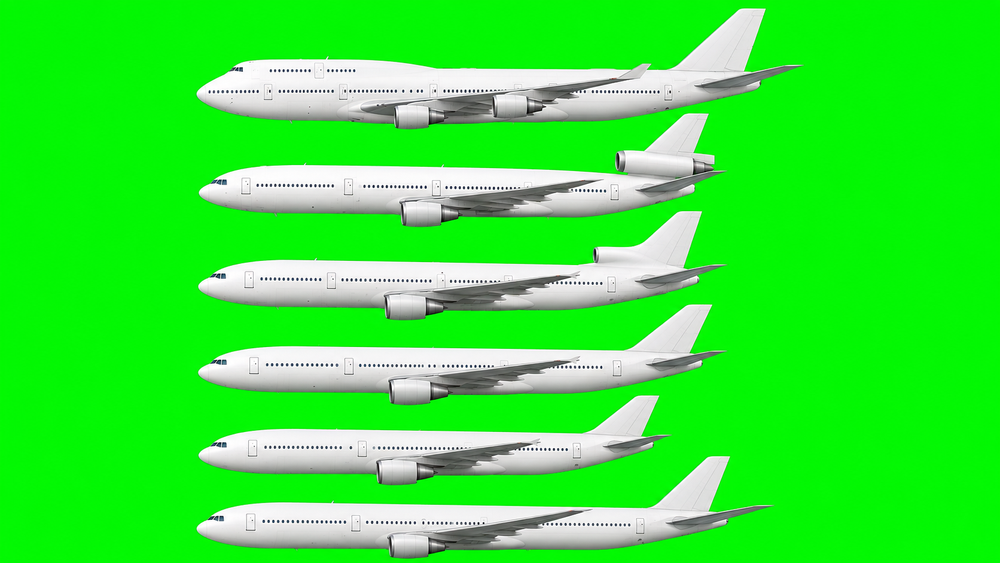
#> input picture assets/Planes.png, 1000 x 563 px, shrunk from 1672 x 941 before the run; its folder holds 4 pictures in this run
$ python flight-art.py
#> lines starting #> are read from the running program, lines starting #| are printed output that depends on the picture
# The flight art from the source images into assets/flight/.
#   python tools/flight-art.py [source folder]   (tools/flight-src by default)
# Source files:
# - the module's plane side views (assets/Planes.png, or planes-sheet.webp in the folder), white,
#   nose to the left, on green, one above the other in this order: 747, DC-10, L-1011, 767, A300
#   (a sixth, if there, is left out);
# - the cabin with green-screen windows: assets/80sPlaneInterior-realistic2.png (kept with the
#   module; the first version, -realistic.png, if there is no second), else cabin.webp in the folder;
#   "cabin" as the first argument keys only the cabin;
# - optionally liveries/<airline>-<aircraft>.png or .jpg on white (an airline's own paint, e.g.
#   united-dc10.jpg; the airline and aircraft keys of scripts/flights.mjs), cut into
#   assets/flight/liveries/ as WebP. Only use livery art you have the right to use.
import sys
from collections import deque
from pathlib import Path
from PIL import Image, ImageChops, ImageFilter

ROOT = Path(__file__).resolve().parent.parent
src = Path(sys.argv[1]) if len(sys.argv) > 1 and not sys.argv[1].startswith("-") and sys.argv[1] not in ("liveries", "cabin") else ROOT / "tools" / "flight-src"
out = Path(__file__).resolve().parent.parent / "assets" / "flight"
out.mkdir(parents=True, exist_ok=True)


def white(p, t=246):
    return p[0] >= t and p[1] >= t and p[2] >= t


# [56 lines left out: function plane, not called in this run]


SHEET_ORDER = ["747", "dc10", "l1011", "767", "a300"]


def sheet():
    """The planes off the green sheet: each one connected shape, top to bottom."""
    # The sheet kept with the module (assets/Planes.png), else one in the source folder.
    kept = Path(__file__).resolve().parent.parent / "assets" / "Planes.png"
    im = Image.open(kept if kept.exists() else src / "planes-sheet.webp").convert("RGB")
#> im is the input picture: PIL image 1000x563 RGB; mean R, G, B 54.4, 234.6, 54.2
    w, h = im.size
#> w = 1000; h = 563
    px = im.load()
    # Green screen: how green each pixel is beyond its red and blue.
    key = Image.new("L", (w, h), 0)
#> key: PIL image 1000x563 L; every value is 0
    k = key.load()
    for y in range(h):
        for x in range(w):
            r, g, b = px[x, y]
            k[x, y] = max(0, min(255, (g - max(r, b)) * 2))
    # Planes: the not-green, as connected shapes, the big ones, top to bottom.
    solid = bytearray(w * h)
    for y in range(h):
        for x in range(w):
            solid[y * w + x] = k[x, y] < 128
    label = [0] * (w * h)
    shapes = []
    for sy in range(h):
        for sx in range(w):
            i = sy * w + sx
            if not solid[i] or label[i]:
                continue
            n = len(shapes) + 1
            label[i] = n
            q = deque([(sx, sy)])
            box = [sx, sy, sx, sy]
            size = 0
            while q:
                x, y = q.popleft()
                size += 1
                box = [min(box[0], x), min(box[1], y), max(box[2], x), max(box[3], y)]
                for nx, ny in ((x + 1, y), (x - 1, y), (x, y + 1), (x, y - 1)):
                    if 0 <= nx < w and 0 <= ny < h:
                        j = ny * w + nx
                        if solid[j] and not label[j]:
                            label[j] = n
                            q.append((nx, ny))
            shapes.append((n, size, box))
    planes = sorted([s for s in shapes if s[1] > w * h * 0.01], key=lambda s: s[2][1])
    for name, (n, _, box) in zip(SHEET_ORDER, planes):
        x0, y0, x1, y1 = box[0] - 3, box[1] - 3, box[2] + 4, box[3] + 4
        cut = Image.new("RGBA", (x1 - x0, y1 - y0), (0, 0, 0, 0))
        c = cut.load()
        for y in range(max(0, y0), min(h, y1)):
            for x in range(max(0, x0), min(w, x1)):
                # This plane's pixels and its soft edge (green fringe next to it), spill removed.
                near = any(label[yy * w + xx] == n for yy in range(max(0, y - 2), min(h, y + 3)) for xx in range(max(0, x - 2), min(w, x + 3))) if label[y * w + x] != n else True
                if not near:
                    continue
                r, g, b = px[x, y]
                a = 255 - k[x, y]
                if a <= 0:
                    continue
                c[x - x0, y - y0] = (r, min(g, max(r, b) + 6), b, a)
        cut = cut.crop(cut.getbbox())
        cut.save(out / f"{name}.webp", quality=92, alpha_quality=100, method=6)
        print(name, cut.size)
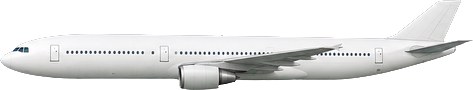
#> cut: PIL image 473x90 RGBA; mean R, G, B, A 90.5, 90.9, 90.5, 115.2; transparent parts drawn white


def cabin():
    kept = next((p for p in (ROOT / "assets" / f"80sPlaneInterior-realistic{n}.png" for n in ("2", "")) if p.exists()), ROOT / "assets" / "80sPlaneInterior-realistic.png")
    im = Image.open(kept if kept.exists() else src / "cabin.webp").convert("RGB")
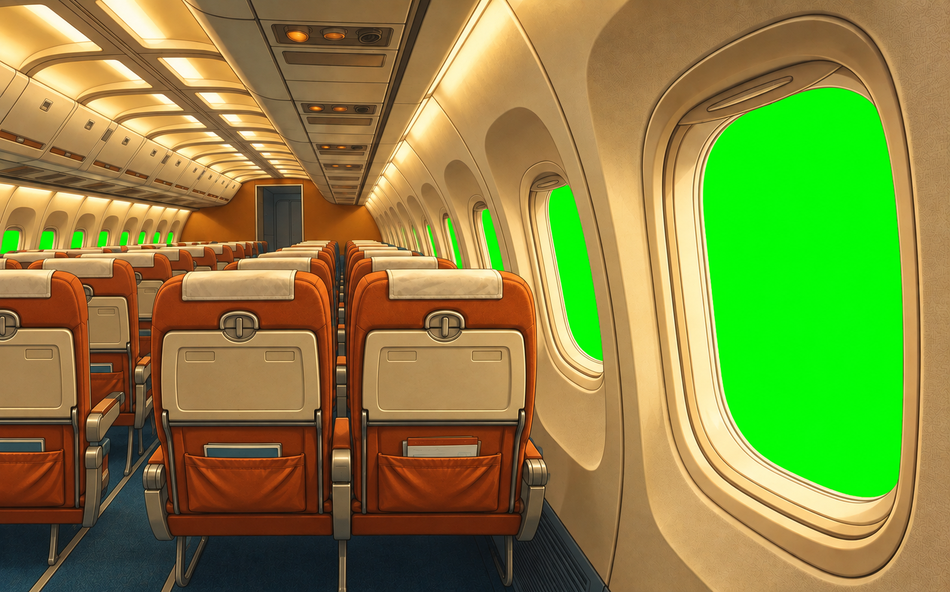
#> input picture assets/80sPlaneInterior-realistic2.png, 950 x 592 px, shrunk from 1589 x 990 before the run
#> im is the input picture: PIL image 950x592 RGB; mean R, G, B 134.3, 134.7, 62.8
    # Green screen: how green each pixel is beyond its red and blue. Strongly green goes clear,
    # the edge fringe partly, with the green spill taken out of what stays.
    r, g, b = im.split()
    rb = ImageChops.lighter(r, b)
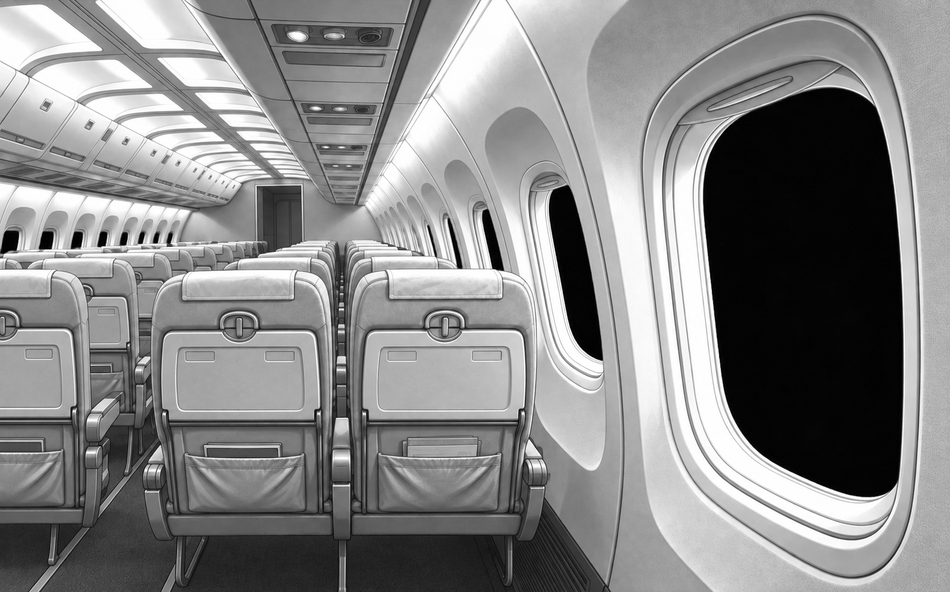
#> rb: PIL image 950x592 L; min 0, max 255, mean 135.6
    k = ImageChops.subtract(g, rb)
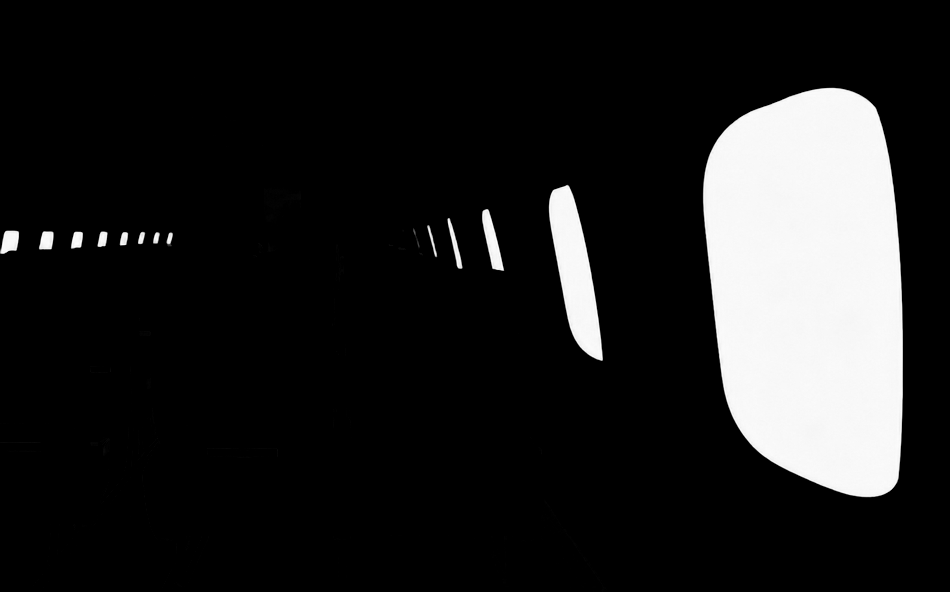
#> k: PIL image 950x592 L; min 0, max 255, mean 32.8
    alpha = k.point(lambda v: 255 if v <= 30 else 0 if v >= 90 else round(255 * (1 - (v - 30) / 60)))
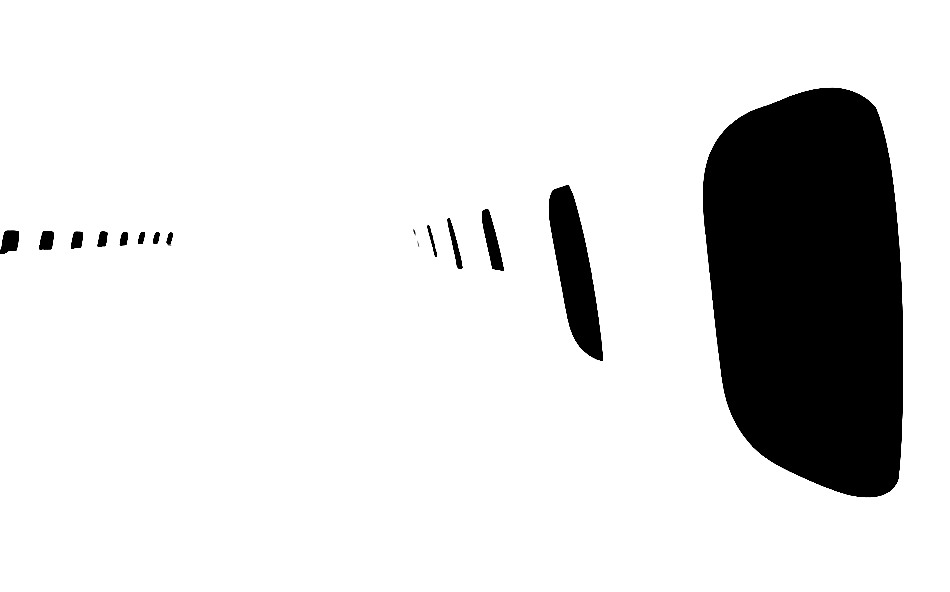
#> alpha: PIL image 950x592 L; min 0, max 255, mean 220.9
    g = Image.composite(ImageChops.darker(g, rb), g, k.point(lambda v: 255 if v > 30 else 0))
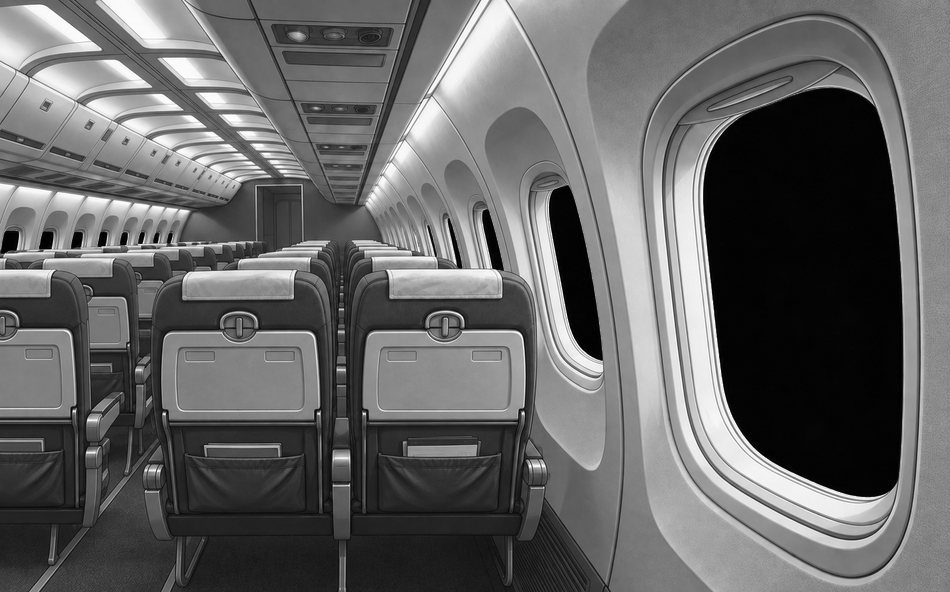
#> g: PIL image 950x592 L; min 0, max 255, mean 101.9
    Image.merge("RGBA", (r, g, b, alpha)).save(out / "cabin.webp", quality=90, alpha_quality=100, method=6)
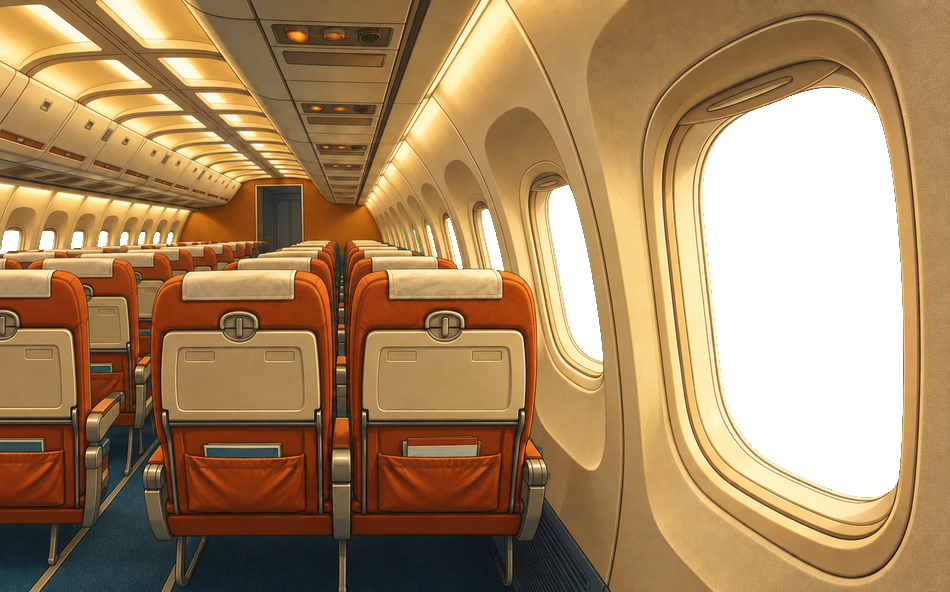
#> saved as cabin.webp: PIL image 950x592 RGBA; mean R, G, B, A 134.3, 101.9, 62.8, 220.9; transparent parts drawn white
    print("cabin", im.size)
#| cabin (950, 592)


# "liveries" cuts only the liveries; --out <folder> puts them there instead of the module (your
# own Foundry data folder, set as the "Plane liveries folder" setting, keeps them out of the module).
args = sys.argv[2:]
if sys.argv[1:2] == ["cabin"]:
    cabin()
    sys.exit()
livery_out = Path(args[args.index("--out") + 1]) if "--out" in args else out / "liveries"
if "liveries" not in args:
    sheet()
    cabin()
liveries = sorted(p for p in (src / "liveries").glob("*") if p.suffix.lower() in (".png", ".jpg", ".jpeg"))
if liveries:
    livery_out.mkdir(parents=True, exist_ok=True)
for p in liveries:
    plane(p.stem.lower(), source=p, dest=livery_out / f"{p.stem.lower()}.webp")
